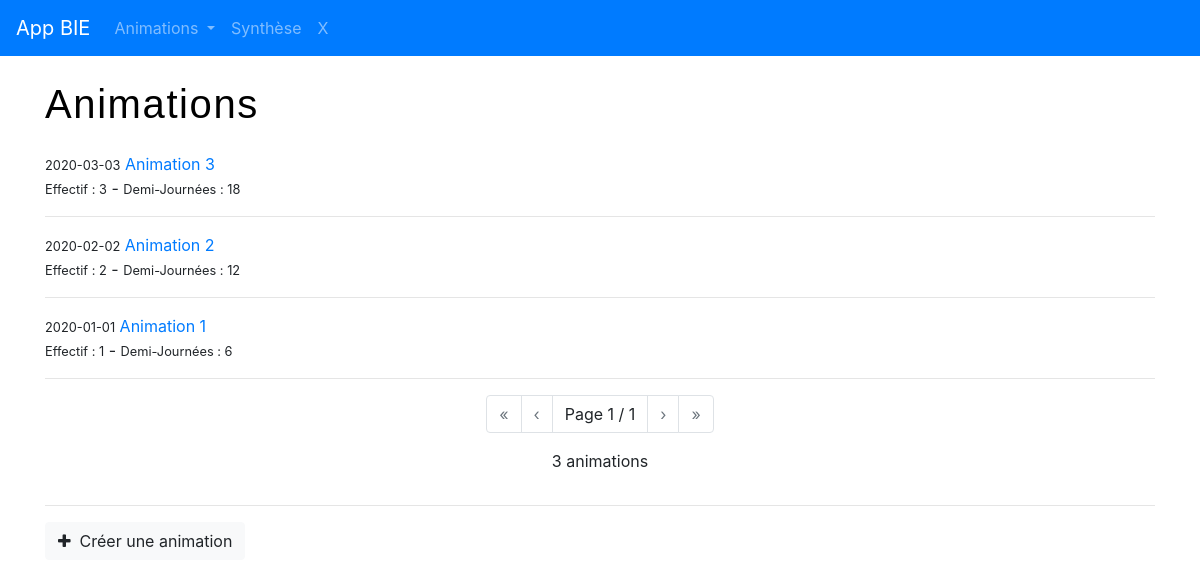
Screenshot of /view/frontend/animations.php with the database file from the repository.
### tables this page shows
CREATE TABLE `animations` (
  `id` int(11) NOT NULL,
  `nom` varchar(50) NOT NULL,
  `dateAnim` date DEFAULT NULL,
  `theme` int(11) DEFAULT NULL,
  `projet` int(11) DEFAULT NULL,
  `partenaires` int(11) DEFAULT NULL,
  `etablissement` int(11) DEFAULT NULL,
  `lieu` int(11) DEFAULT NULL,
  `public` int(11) DEFAULT NULL,
  `effectif` int(11) DEFAULT NULL,
  `demiJournees` int(11) DEFAULT NULL,
  `animateurUn` int(11) DEFAULT NULL,
  `animateurDeux` int(11) DEFAULT NULL,
  `AnimateurTrois` int(11) DEFAULT NULL,
  `AnimateurQuatre` int(11) DEFAULT NULL,
  `AnimateurCinq` int(11) DEFAULT NULL,
  `benevoles` int(11) DEFAULT NULL,
  `notes` varchar(255) DEFAULT NULL
);

### Model/Manager.php (called while the page is built, shortened)
<?php
abstract class Manager
{
   public function __construct()
   {
        $this->db = NEW PDO('mysql:host=localhost;dbname=anim_app;charset=utf8',
            'root','root',
            array(PDO::ATTR_ERRMODE => PDO::ERRMODE_EXCEPTION));
   }
}

### Model/Entity.php (called while the page is built, shortened)
<?php
abstract class Entity
{
    protected function hydrate($values)
    {
        foreach ($values as $key => $value) {
            $methodName = 'set' . ucfirst($key);
        }
    }
    protected function verifString($str, $length)
    {
        if (iconv_strlen($str) == 0) {
            return '-';
        } else if (iconv_strlen($str) <= $length) {
            return $str;
        } else {
            return substr($str, 0, $length);
        }
    }
}

### Model/Animation.php (called while the page is built, shortened)
<?php
class Animation  extends Entity
{
    private $nom;
    private $dateAnim;
    private $effectif;
    private $demiJournees;
    public function getNom()
    {
        return $this->nom;
    }
    public function getDateAnim()
    {
        return $this->dateAnim;
    }
    public function getEffectif()
    {
        return $this->effectif;
    }
    public function getDemiJournees()
    {
        return $this->demiJournees;
    }
    public function setNom($nom): void
    {
        $this->nom = $this->verifString($nom, 50);
    }
    public function setDateAnim($dateAnim): void
    {
        $this->dateAnim = $this->verifString($dateAnim, 13);
    }
    public function setEffectif($effectif): void
    {
        if (filter_var($effectif, FILTER_VALIDATE_INT)) {
            $this->effectif = $effectif;
        }
    }
    public function setDemiJournees($demiJournees): void
    {
        if (filter_var($demiJournees, FILTER_VALIDATE_INT)) {
            $this->demiJournees = $demiJournees;
        }
    }
}

### Model/AnimationManager.php (the view, shortened to what this page needs)
<?php
class AnimationManager extends Manager
{
    public function lireAnimation($id)
    {
        $sql = "SELECT *
                FROM animations
                WHERE id = :id
                ";
        $req = $this->db->prepare($sql);
        $req->bindValue('id', $id, PDO::PARAM_INT);
        $req->execute();
        return new Animation($req->fetch());
    }
    public function listeToutesAnimations()
    {
        $total = $this->db->query(' SELECT COUNT(*) FROM animations')->fetchColumn();
        $limit = 20;
        $pages = ceil($total / $limit);
        $page = min($pages, filter_input(INPUT_GET, 'page', FILTER_VALIDATE_INT, array(
            'options' => array(
                'default'   => 1,
                'min_range' => 1,
            ),
        )));
        $offset = ($page - 1)  * $limit;
        $prevlink = ($page > 1) ? '
        <li class="page-item">
            <a href="?animations&page=1" class="page-link" title="Première page">
                &laquo;
            </a>
        </li>
        <li class="page-item">
            <a href="?animations&page=' . ($page - 1) . '" class="page-link"  title="Page précédente">
                &lsaquo;
            </a>
        </li>'
            :
            '<li class="page-item disabled"><span class="page-link">&laquo;</span></li>
        <li class="page-item disabled"><span class="page-link">&lsaquo;</span></li>';
        $nextlink = ($page < $pages) ? '<li class="page-item"><a href="?animations&page=' . ($page + 1) . '"  class="page-link"  title="Page suivante">&rsaquo;</a></li> <li class="page-item"><a href="?animations&page=' . $pages . '"  class="page-link" title="Dernière page">&raquo;</a></li>' : '<li class="page-item disabled"><span class="page-link">&rsaquo;</span></li> <li class="page-item disabled"><span class="page-link">&raquo;</span></li>';
        $stmt = $this->db->prepare(' SELECT  * FROM animations ORDER BY dateAnim DESC LIMIT :limit OFFSET :offset ');
        $stmt->bindParam(':limit', $limit, PDO::PARAM_INT);
        $stmt->bindParam(':offset', $offset, PDO::PARAM_INT);
        $stmt->execute();
        if ($stmt->rowCount() > 0) {
            $stmt->setFetchMode(PDO::FETCH_ASSOC);
            $animation = new IteratorIterator($stmt);
            foreach ($animation as $row) {
                echo '<p> ';
                echo '<small> ';
                echo $this->lireAnimation($row['id'])->getDateAnim();
                echo '</small> ';
                echo '<a href="?animations&modifier=' . $row['id'] . '">';
                echo $this->lireAnimation($row['id'])->getNom();
                echo '</a> ';
                echo '<br /> ';
                echo '<small>Effectif : ' . $this->lireAnimation($row['id'])->getEffectif() . '</small> - <small>Demi-Journées : ' . $this->lireAnimation($row['id'])->getDemiJournees() . '</small>';
                echo '</p> ';
                echo '<hr /> ';
            }
        } else {
            echo '<p>aucune animation</p>';
        }
        echo '<div id="pagination" class="row justify-content-center text-center">';
        echo '<ul class="pagination">';
        echo  $prevlink;
        echo '<li class="page-item"><a class="page-link disabled"> ' . ' Page ' . $page . ' / ' . $pages . '</a></li>';
        echo $nextlink;
        echo '</ul>';
        echo '</div>';
        echo '<div id="pagination" class="row justify-content-center text-center">';
        echo '<p>';
        echo $total . ' animations';
        echo '</p>';
        echo '</div>';
    }
}

### rows the page displays
animations: $this->lireAnimation($row['id'])->getDateAnim() "2020-03-03", $this->lireAnimation($row['id'])->getNom() "Animation 3", id "3", $this->lireAnimation($row['id'])->getDemiJournees() "18"
animations: $this->lireAnimation($row['id'])->getDateAnim() "2020-02-02", $this->lireAnimation($row['id'])->getNom() "Animation 2", id "2", $this->lireAnimation($row['id'])->getDemiJournees() "12"
animations: $this->lireAnimation($row['id'])->getDateAnim() "2020-01-01", $this->lireAnimation($row['id'])->getNom() "Animation 1", id "1", $this->lireAnimation($row['id'])->getDemiJournees() "6"

### other values shown
$title "Animations"
$page "1"
$pages "1"
$total "3"
